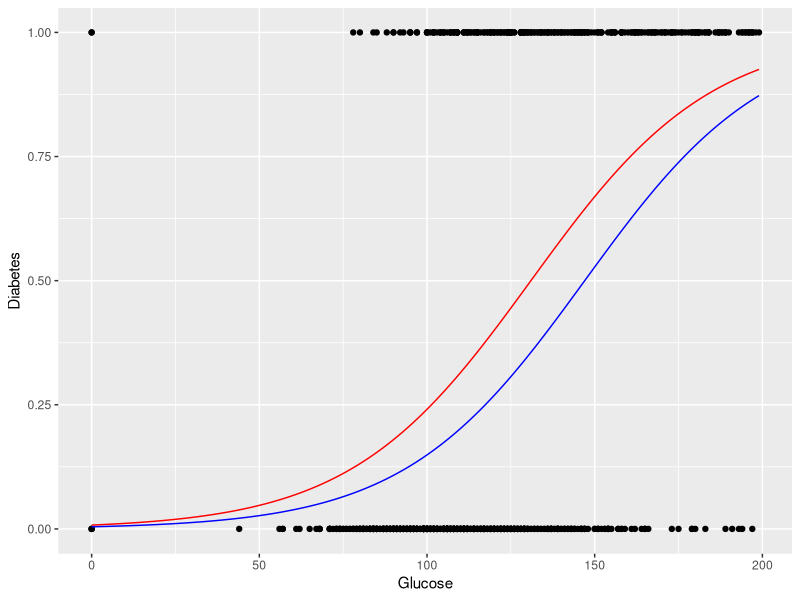
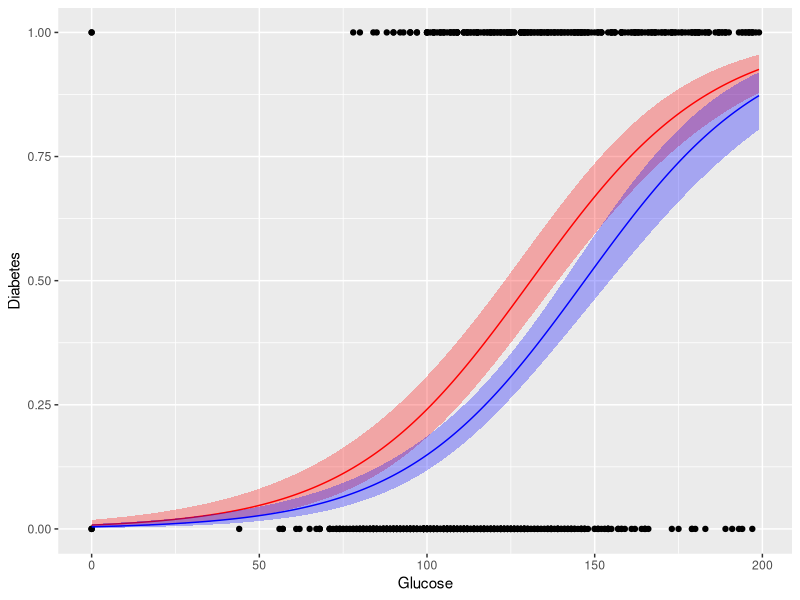
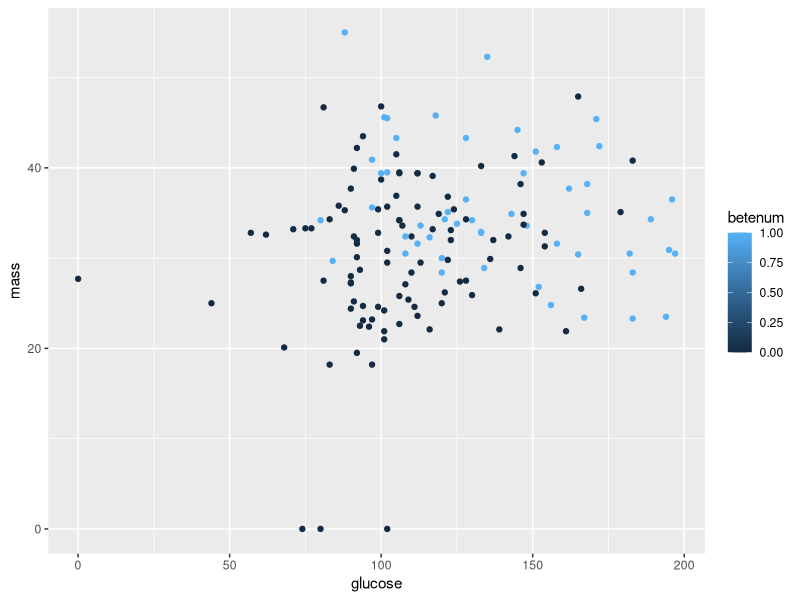
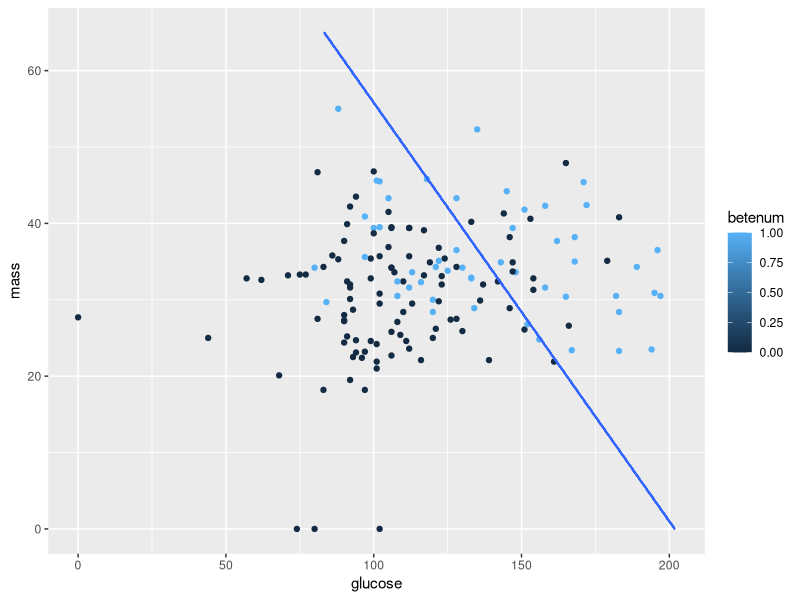

Recreate these plots in R, in order.
## ---- chunk 1
library(mlbench)
library(dplyr)
library(ggplot2)
library(tidyr)
library(MASS)
## ---- chunk 2
data(PimaIndiansDiabetes)
pima<-PimaIndiansDiabetes
## ---- chunk 3
# 1 for pos; 0 for neg
pima$betenum <- 0
pima$betenum[pima$diabetes==unique(pima$diabetes)[1]] <- 1

# 1 for over 35; 0 for otherwise
pima$bmi35 <- 0
pima$bmi35 <- as.integer(pima$mass>35)

#fitting
diareg <- glm(betenum ~ glucose + bmi35, data = pima, family = "binomial")
summary(diareg)
## ---- chunk 4
xo <- cbind(rep(1,10000),seq(from = min(pima$glucose),to = max(pima$glucose),length.out = 1000), rep(1,10000))
xu <- cbind(rep(1,10000),seq(from = min(pima$glucose),to = max(pima$glucose),length.out = 1000), rep(0,10000))
pred_xo<-xo%*%coef(diareg)
pred_xu<-xu%*%coef(diareg)
pred_o <- 1/(1+exp(-pred_xo))
pred_u <- 1/(1+exp(-pred_xu))

pred_o_df <- data.frame(x = xo[,2], pred_o = pred_o)
pred_u_df <- data.frame(x = xu[,2], pred_u = pred_u)

ggplot() + 
  geom_point(data=pima,aes(y=betenum,x=glucose)) + 
  geom_line(data=pred_o_df,aes(x=x,y=pred_o),color="Red") +
  geom_line(data=pred_u_df,aes(x=x,y=pred_u),color="Blue") +
  labs(y="Diabetes",x="Glucose")
## ---- chunk 5
xo <- cbind(rep(1,10000),seq(from = min(pima$glucose),to = max(pima$glucose),length.out = 1000), rep(1,10000))
xu <- cbind(rep(1,10000),seq(from = min(pima$glucose),to = max(pima$glucose),length.out = 1000), rep(0,10000))
pred_xo<-xo%*%coef(diareg)
pred_xu<-xu%*%coef(diareg)
pred_o <- 1/(1+exp(-pred_xo))
pred_u <- 1/(1+exp(-pred_xu))

pred_o_df <- data.frame(x = xo[,2], pred_o = pred_o)
pred_u_df <- data.frame(x = xu[,2], pred_u = pred_u)

se_xo <- sqrt(diag(xo%*%vcov(diareg)%*%t(xo)))
se_xu <- sqrt(diag(xu%*%vcov(diareg)%*%t(xu)))
ci_xo <- cbind(pred_xo-1.96*se_xo,pred_xo+1.96*se_xo)
ci_xu <- cbind(pred_xu-1.96*se_xu,pred_xu+1.96*se_xu)
ci_o <- 1/(1+exp(-ci_xo))
ci_u <- 1/(1+exp(-ci_xu))
pred_o_df <- pred_o_df %>% mutate(lb=ci_o[,1],ub=ci_o[,2])
pred_u_df <- pred_u_df %>% mutate(lb=ci_u[,1],ub=ci_u[,2])

ggplot() + 
  geom_point(data=pima,aes(y=betenum,x=glucose)) + 
  geom_line(data=pred_o_df,aes(x=x,y=pred_o),color="Red") +
  geom_ribbon(data=pred_o_df,aes(x=x,ymin=lb,ymax=ub),alpha=0.3,fill="Red") +
  geom_line(data=pred_u_df,aes(x=x,y=pred_u),color="Blue") +
  geom_ribbon(data=pred_u_df,aes(x=x,ymin=lb,ymax=ub),alpha=0.3,fill="Blue") +
  labs(y="Diabetes",x="Glucose")
## ---- chunk 6
set.seed(123)
train <- sample(1:nrow(pima), nrow(pima)*0.8)
test <- (-train)
dialda <- lda(betenum ~ glucose + mass, data = pima, subset = train)
dialda
## ---- chunk 7
ggplot() +
  geom_point(data = pima[test,], aes(x = glucose, y = mass, color = betenum)) 
## ---- chunk 8
#x1 = glucose 
grid <- expand.grid(x1 = seq(0, 250, length.out=1000), x2 = seq(0, 65, length.out=1000))
lad_pred <- predict(dialda, data.frame(glucose = grid$x1, mass = grid$x2))
grid$contours <- as.numeric(lad_pred$class == 1)
ggplot() +
  geom_point(data = pima[test,], aes(x = glucose, y = mass, color = betenum)) +
  geom_contour(data = grid, aes(x = x1, y = x2, z = contours))
## ---- chunk 9
bete_act = pima$betenum[test]
lda_class <- predict(dialda, pima[test,])$class
table(lda_class, bete_act)
mean(lda_class == bete_act)
## ---- chunk 10
diaqda<- qda(betenum ~ glucose + mass, data = pima, subset = train)
diaqda
## ---- chunk 11
qda_class <- predict(diaqda, pima[test,])$class
table(qda_class, bete_act)
mean(qda_class == bete_act)
